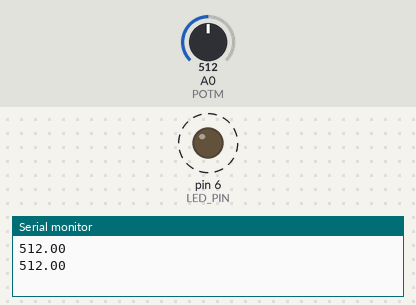
Bench run of a sketch on a simulated Arduino Uno, built with avr-gcc and run on an emulated ATmega328P. Shown: output pins drawn as LEDs (lit = HIGH), the last lines printed to the serial monitor. Dashed ring = blinking. The inputs (shaded band) are chosen by the test bench; at power-on: A0 (POTM) = 512.

Above: at 0.96 s.
1.4 s: A0 (POTM) set to 900
At 1.5 s:
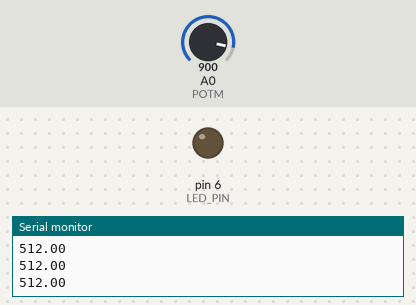
At 1.9 s:
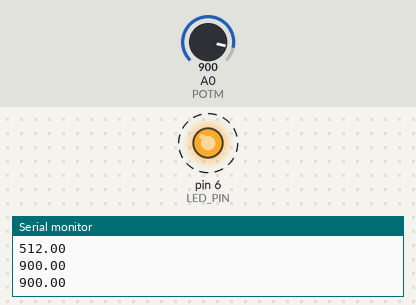
4.5 s: A0 (POTM) set to 1023
Timing chart, 0 to 13.6 s (numbered marks = the images above; inputs shaded):
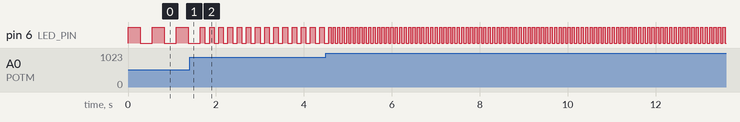

The sketch:

Ex_3.2.ino
```cpp
#define LED_PIN 6 // Defining the LED pin
#define POTM A0   // Defining the potentiometer pin
float m = -450.0/1023.0;  // Initializing the scope

void setup() {
  pinMode(LED_PIN, OUTPUT); // Defining the LED pin as an output
  Serial.begin(115200);       // Starting serial communication
}

void loop() {
  // put your main code here, to run repeatedly:
  float pot = analogRead(POTM);     // Reading the value from the analog pin
  Serial.println(pot);              // Printing the value
  float x = m*pot + 500.0;          // Computing our delay value

  digitalWrite(LED_PIN, HIGH);      // Turning on the LED
  delay(x);                         // Waiting the computed amount
  digitalWrite(LED_PIN, LOW);       // Turning off the LED
  delay(x);                         // Waiting the computed amount
}
```

Measured:
- after the input at 1.4 s, pin 6 (LED_PIN): alternates HIGH for 0.10 s and LOW for 0.10 s, starting after 0.35 s
- after the input at 4.5 s, pin 6 (LED_PIN): alternates HIGH for 0.05 s and LOW for 0.05 s, starting after 0.12 s
- by itself, pin 6 (LED_PIN): alternates HIGH for 0.27 s and LOW for 0.27 s
